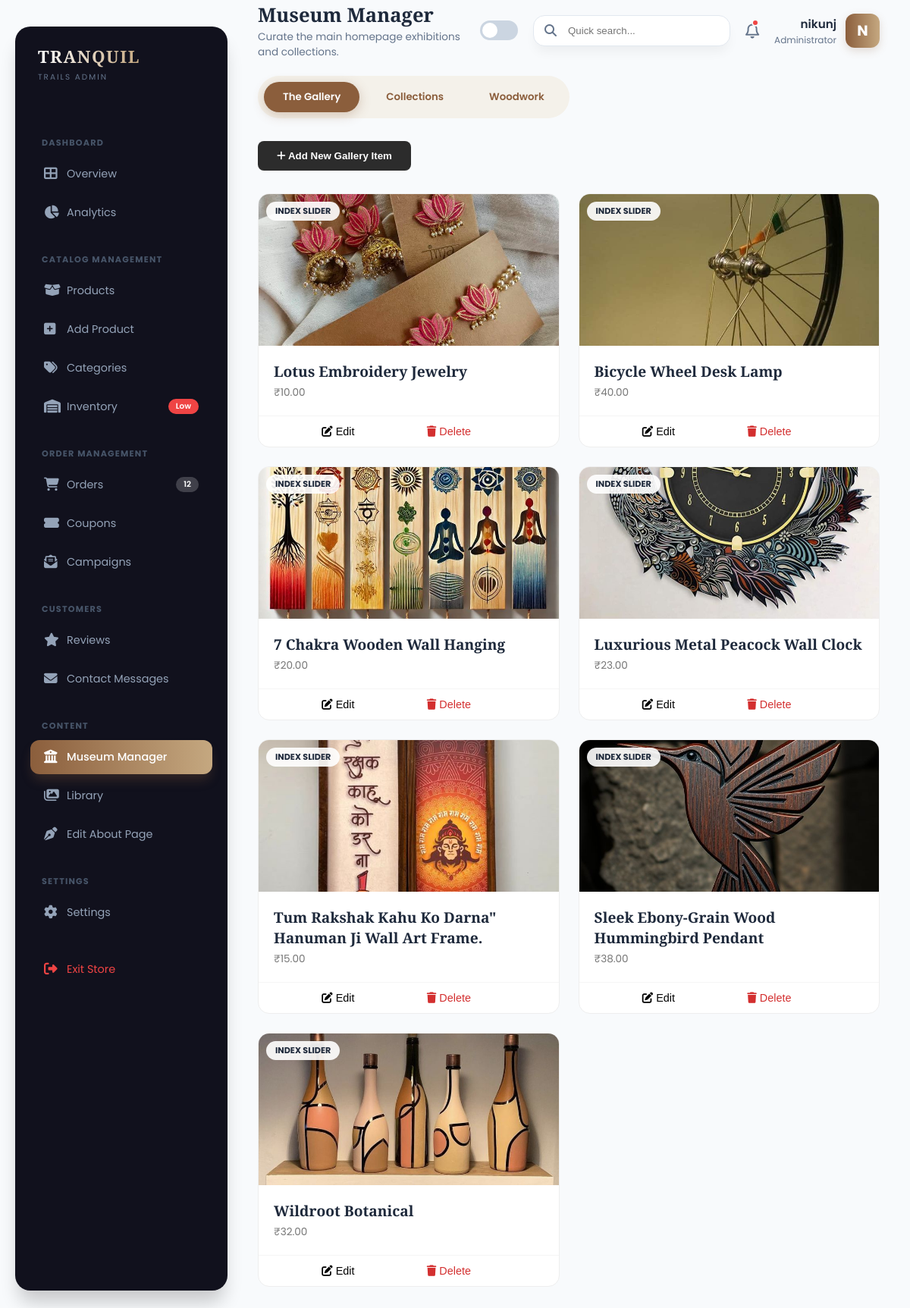
/admin-dashboard/museum-manager/ (signed in), run on the app's committed database.
### core/models.py (models this page shows, shortened)
class GalleryItem(models.Model):
    CATEGORY_CHOICES = [
        ('Ceramics', 'Ceramics'),
        ('Wood', 'Woodwork'),
        ('Textiles', 'Textiles'),
        ('Other', 'Other')
    ]
    title = models.CharField(max_length=100)
    price = models.DecimalField(max_digits=10, decimal_places=2, default=0.00)
    category = models.CharField(max_length=50, choices=CATEGORY_CHOICES, default='Other')
    image = models.ImageField(upload_to='gallery/')
    created_at = models.DateTimeField(auto_now_add=True)

### core/views.py (the view, shortened to what this page needs)
# urls.py: path('admin-dashboard/museum-manager/', views.admin_museum_manager, name='museum_manager'),
@login_required(login_url='login')
@user_passes_test(admin_only, login_url='login')
def admin_museum_manager(request):
    context = {
        'gallery_items': GalleryItem.objects.all().order_by('-created_at'),
        'categories': Category.objects.all(),
        'wood_products': Product.objects.filter(category__name='Wood')
    }
    return render(request, 'admin/museum_manager.html', context)

### core/context_processors.py (called while the page is built)
def site_settings(request):
    settings_obj, _ = SiteSetting.objects.get_or_create(id=1)
    return {'site_settings': settings_obj}

### core/views.py (called while the page is built)
def admin_only(user):
    return user.is_authenticated and user.is_staff

### core/templates/admin/museum_manager.html (shortened to what this page needs)
{% extends 'admin/base_admin.html' %}
{% load static %}
{% block page_title %}Museum Manager{% endblock %}
{% block page_desc %}Curate the main homepage exhibitions and collections.{% endblock %}
{% block content %}
<div class="museum-tabs">
    <button class="m-tab active" data-tab="gallery" onclick="filterMuseum('gallery')">The Gallery</button>
    <button class="m-tab" data-tab="collections" onclick="filterMuseum('collections')">Collections</button>
    <button class="m-tab" data-tab="woodwork" onclick="filterMuseum('woodwork')">Woodwork</button>
</div>
<button class="add-btn-main" onclick="openMuseumModal('add')" style="margin-bottom: 30px; background: #2c2c2c; color: white; border: none; padding: 12px 25px; border-radius: 8px; cursor: pointer; font-weight: 600;">
    <i class="fas fa-plus"></i> Add New <span id="addBtnText">Gallery Item</span>
</button>
<div class="museum-grid" id="museumGrid">
    {% for item in gallery_items %}
    <div class="museum-card" data-type="gallery">
        <div class="m-img-wrapper">
            <span class="m-badge">INDEX SLIDER</span>
            <img src="{{ item.image.url }}" id="img-{{ item.id }}">
        </div>
        <div class="m-content">
            <h4 id="name-{{ item.id }}">{{ item.title }}</h4>
            <p>₹<span id="price-{{ item.id }}">{{ item.price }}</span></p>
        </div>
        <div class="m-actions">
            <button class="m-action-btn" onclick="openMuseumModal('edit', '{{ item.id }}', 'gallery')"><i class="fas fa-edit"></i> Edit</button>
            <form method="POST" style="flex:1;" onsubmit="return confirm('Delete this item from home page?')">
                <button type="submit" class="m-action-btn btn-del"><i class="fas fa-trash"></i> Delete</button>
            </form>
        </div>
    </div>
    {% endfor %}
</div>
{% endblock %}

### core/templates/admin/base_admin.html (shortened to what this page needs)
{% load static %}
<!DOCTYPE html>
<html lang="en" data-theme="light"> <head>
    <link rel="stylesheet" href="https://cdnjs.cloudflare.com/ajax/libs/font-awesome/6.4.0/css/all.min.css">
</head>
<body>
    <aside class="sidebar" id="sidebar">
        <div class="logo-area">
            <div>
                <div class="logo-text">TRANQUIL</div>
                <div class="logo-sub">Trails Admin</div>
            </div>
        </div>
        <div class="nav-scroller">
            <div class="nav-category">Dashboard</div>
            <div class="nav-item">
                <a href="{% url 'admin_dashboard' %}" class="nav-link {% if request.resolver_match.url_name == 'admin_dashboard' %}active{% endif %}">
                    <i class="fas fa-th-large"></i> <span>Overview</span>
                </a>
            </div>
            <div class="nav-item">
                <a href="{% url 'admin_analytics' %}" class="nav-link {% if request.resolver_match.url_name == 'admin_analytics' %}active{% endif %}">
                    <i class="fas fa-chart-pie"></i> <span>Analytics</span>
                </a>
            </div>
            <div class="nav-category">Catalog Management</div>
            <div class="nav-item">
                <a href="{% url 'admin_products' %}" class="nav-link {% if request.resolver_match.url_name == 'admin_products' %}active{% endif %}">
                    <i class="fas fa-box-open"></i> <span>Products</span>
                </a>
            </div>
            <div class="nav-item">
                <a href="{% url 'admin_add_product' %}" class="nav-link {% if request.resolver_match.url_name == 'admin_add_product' %}active{% endif %}">
                    <i class="fas fa-plus-square"></i> <span>Add Product</span>
                </a>
            </div>
            <div class="nav-item">
                <a href="{% url 'admin_categories' %}" class="nav-link {% if request.resolver_match.url_name == 'admin_categories' %}active{% endif %}">
                    <i class="fas fa-tags"></i> <span>Categories</span>
                </a>
            </div>
            <div class="nav-item">
                <a href="{% url 'admin_inventory' %}" class="nav-link {% if request.resolver_match.url_name == 'admin_inventory' %}active{% endif %}">
                    <i class="fas fa-warehouse"></i> <span>Inventory</span>
                    <span class="badge bg-danger">Low</span>
                </a>
            </div>
            <div class="nav-category">Order Management</div>
            <div class="nav-item">
                <a href="{% url 'admin_orders' %}" class="nav-link {% if request.resolver_match.url_name == 'admin_orders' %}active{% endif %}">
                    <i class="fas fa-shopping-cart"></i> <span>Orders</span>
                    <span class="badge bg-accent">12</span>
                </a>
            </div>
             <div class="nav-item">
                <a href="{% url 'admin_discounts' %}" class="nav-link {% if request.resolver_match.url_name == 'admin_discounts' %}active{% endif %}">
                    <i class="fas fa-ticket-alt"></i> <span>Coupons</span>
                </a>
            </div>
            <div class="nav-item">
                <a href="{% url 'admin_campaigns' %}" class="nav-link {% if request.resolver_match.url_name == 'admin_campaigns' %}active{% endif %}">
                    <i class="fas fa-envelope-open-text"></i> <span>Campaigns</span>
                </a>
            </div>
            <div class="nav-category">Customers</div>
           <div class="nav-item">
                <a href="{% url 'admin_reviews' %}" class="nav-link {% if request.resolver_match.url_name == 'admin_reviews' %}active{% endif %}">
                    <i class="fas fa-star"></i> <span>Reviews</span>
                </a>
            </div>
                       <div class="nav-item">
                <a href="{% url 'admin_contact_messages' %}"
                class="nav-link {% if request.resolver_match.url_name == 'admin_contact_messages' %}active{% endif %}">
                    <i class="fas fa-envelope"></i> <span>Contact Messages</span>
                </a>
            </div>
            <div class="nav-category">Content</div>
            <div class="nav-item">
                <a href="{% url 'museum_manager' %}" class="nav-link {% if request.resolver_match.url_name == 'museum_manager' %}active{% endif %}">
                    <i class="fas fa-university"></i> <span>Museum Manager</span>
                </a>
            </div>
            <div class="nav-item">
                <a href="{% url 'admin_media' %}" class="nav-link {% if request.resolver_match.url_name == 'admin_media' %}active{% endif %}">
                    <i class="fas fa-images"></i> <span>Library</span>
                </a>
            </div>
             <div class="nav-item">
                <a href="{% url 'admin_about_editor' %}" class="nav-link {% if request.resolver_match.url_name == 'admin_about_editor' %}active{% endif %}">
                    <i class="fas fa-pen-nib"></i> <span>Edit About Page</span>
                </a>
            </div>
            <div class="nav-category">Settings</div>
            <div class="nav-item">
                <a href="{% url 'admin_settings' %}" class="nav-link {% if request.resolver_match.url_name == 'admin_settings' %}active{% endif %}">
                    <i class="fas fa-cog"></i> <span>Settings</span>
                </a>
            </div>
            <div class="nav-item">
                <a href="{% url 'home' %}" class="nav-link logout">
                    <i class="fas fa-sign-out-alt"></i> <span>Exit Store</span>
                </a>
            </div>
        </div>
    </aside>
    <div class="content-wrapper">
        <header class="top-header">
            <div class="header-left">
                <div class="page-title">
                    <h2>{% block page_title %}Dashboard{% endblock %}</h2>
                    <p>{% block page_desc %}Welcome back, Admin{% endblock %}</p>
                </div>
            </div>
            <div class="header-right">
                <div class="theme-switch-wrapper">
                    <label class="theme-switch" for="checkbox">
                        <div class="slider round">
                            <i class="fas fa-sun"></i>
                        </div>
                    </label>
                </div>
                <div class="search-box">
                    <i class="fas fa-search"></i>
                    <input type="text" placeholder="Quick search...">
                </div>
                <div class="notif-btn">
                    <i class="far fa-bell"></i>
                    <div class="notif-dot"></div>
                </div>
                <div class="user-profile">
                    <div class="user-info">
                        <span class="name">{{ user.first_name|default:user.username }}</span>
                        <span class="role">Administrator</span>
                    </div>
                    <div class="user-avatar">
                        {{ user.username|slice:":1"|upper }}
                    </div>
                </div>
            </div>
        </header>
        <div class="content-body">
            {% block content %}{% endblock %}
        </div>
    </div>
</body>
</html>

### core/templates/admin/museum_manager.html (style rules this page uses)
.museum-tabs { display: flex; gap: 10px; margin-bottom: 30px; background: #f4f1ea; padding: 8px; border-radius: 50px; width: fit-content; }
.m-tab { padding: 10px 25px; border-radius: 50px; border: none; background: transparent; cursor: pointer; font-family: 'Poppins'; font-weight: 600; color: #8B5E3C; transition: 0.3s; }
.m-tab.active { background: #8B5E3C; color: white; box-shadow: 0 4px 15px rgba(139, 94, 60, 0.3); }
.museum-grid { display: grid; grid-template-columns: repeat(auto-fill, minmax(280px, 1fr)); gap: 25px; }
.museum-card { background: white; border-radius: 15px; overflow: hidden; border: 1px solid #eee; transition: 0.4s cubic-bezier(0.175, 0.885, 0.32, 1.275); opacity: 0; transform: translateY(30px); display: flex; flex-direction: column; }
.m-img-wrapper { height: 200px; width: 100%; position: relative; overflow: hidden; }
.m-img-wrapper img { width: 100%; height: 100%; object-fit: cover; }
.m-badge { position: absolute; top: 10px; left: 10px; background: rgba(255,255,255,0.9); padding: 4px 12px; border-radius: 20px; font-size: 0.7rem; font-weight: bold; }
.m-content { padding: 20px; flex-grow: 1; }
.m-content h4 { font-family: 'Playfair Display'; font-size: 1.2rem; margin-bottom: 5px; }
.m-content p { font-size: 0.85rem; color: #777; }
.m-actions { display: flex; border-top: 1px solid #f5f5f5; }
.m-action-btn { flex: 1; padding: 12px; border: none; background: none; cursor: pointer; font-size: 0.9rem; transition: 0.2s; }
.btn-del { color: #d32f2f; }

### data on the page
GalleryItem: image (picture), title "Lotus Embroidery Jewelry", price "10.00"
GalleryItem: image (picture), title "Bicycle Wheel Desk Lamp", price "40.00"
GalleryItem: image (picture), title "7 Chakra Wooden Wall Hanging", price "20.00"
GalleryItem: image (picture), title "Luxurious Metal Peacock Wall Clock", price "23.00"
GalleryItem: image (picture), title "Tum Rakshak Kahu Ko Darna\" Hanuman Ji Wall Art Frame.", price "15.00"
GalleryItem: image (picture), title "Sleek Ebony-Grain Wood Hummingbird Pendant", price "38.00"
GalleryItem: image (picture), title "Wildroot Botanical", price "32.00"

### other printed values
{{ user.first_name|default:user.username }} "nikunj"
{{ user.username|slice:":1"|upper }} "N"
